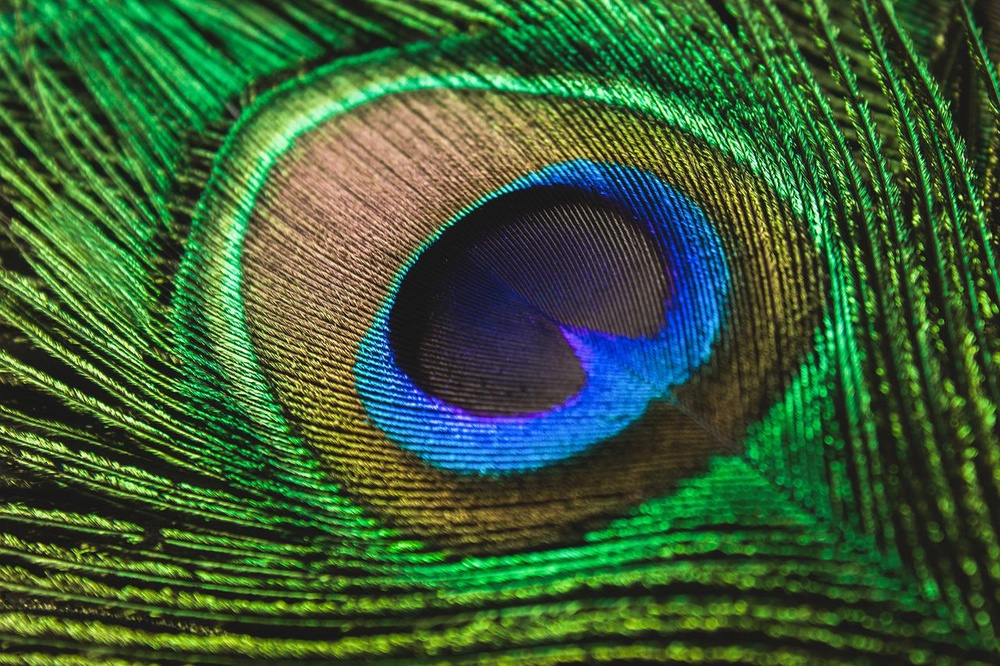
#> input picture Assignments/Assignment-5/pea.jpg, 1000 x 666 px, shrunk from 1280 x 853 before the run, found by its file name
$ python 2.bit_slice.py
#> lines starting #> are read from the running program, lines starting #| are printed output that depends on the picture
from concurrent.futures import process
from cv2 import bitwise_and
import numpy as np
import matplotlib.pyplot as plt
import cv2

def main():
    img_path = '/home/mayabee/Documents/DIP_Lab/Assignments/Assignment-5/pea.jpg'
    img = plt.imread(img_path)
#> img is the input picture: shape (666, 1000, 3); mean R, G, B 58.8, 93, 54.6
    plt.subplot(2,5,1)
    plt.imshow(img)
    plt.title("Original Image")

    gray =cv2.cvtColor(img,cv2.COLOR_RGB2GRAY)
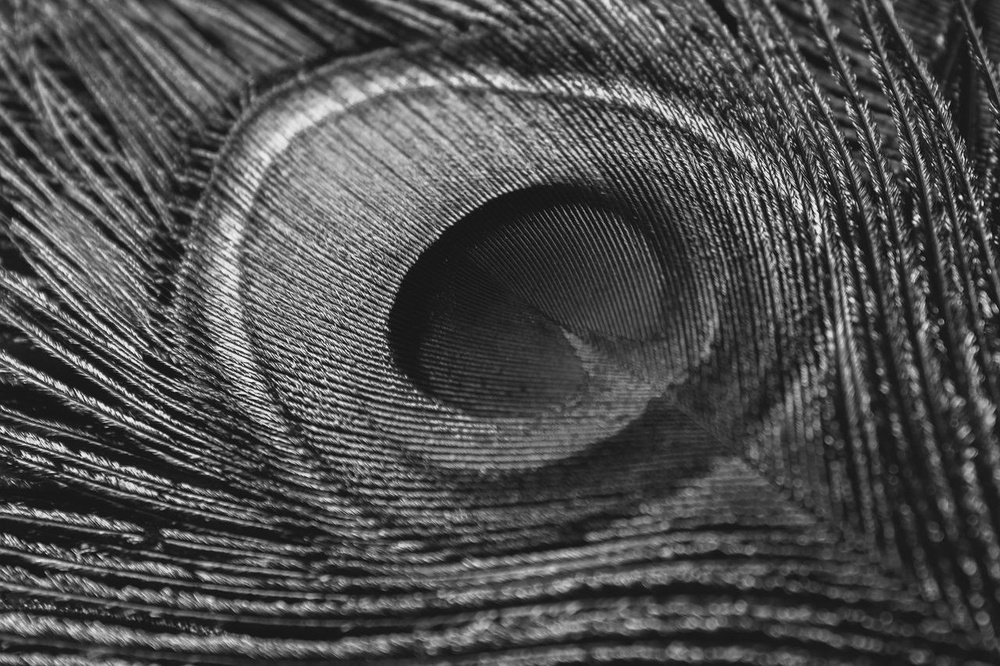
#> gray: shape (666, 1000); min 3, max 251, mean 78.4
    plt.subplot(2,5,2)
    plt.imshow(gray, cmap = 'gray')
    plt.title('Grayscale')

    r,c = gray.shape
#> r = 666; c = 1000
    processed_img = np.zeros( (r,c), dtype = np.int8)
    n = 1
    for k in range(8):
        p = n<<k
        print(p)
        processed_img= cv2.bitwise_and(gray, p, mask=None)

        ch = len(img.shape)
        plt.subplot(2,5,k+3)
        if(ch == 3):
            plt.imshow(processed_img)
        else:
            plt.imshow(processed_img, cmap = 'gray')

        plt.title(k+1)
#> this loop made 8 passes
#> pass 1, in main, `processed_img= cv2.bitwise_and(gray, p, mask=None)`:
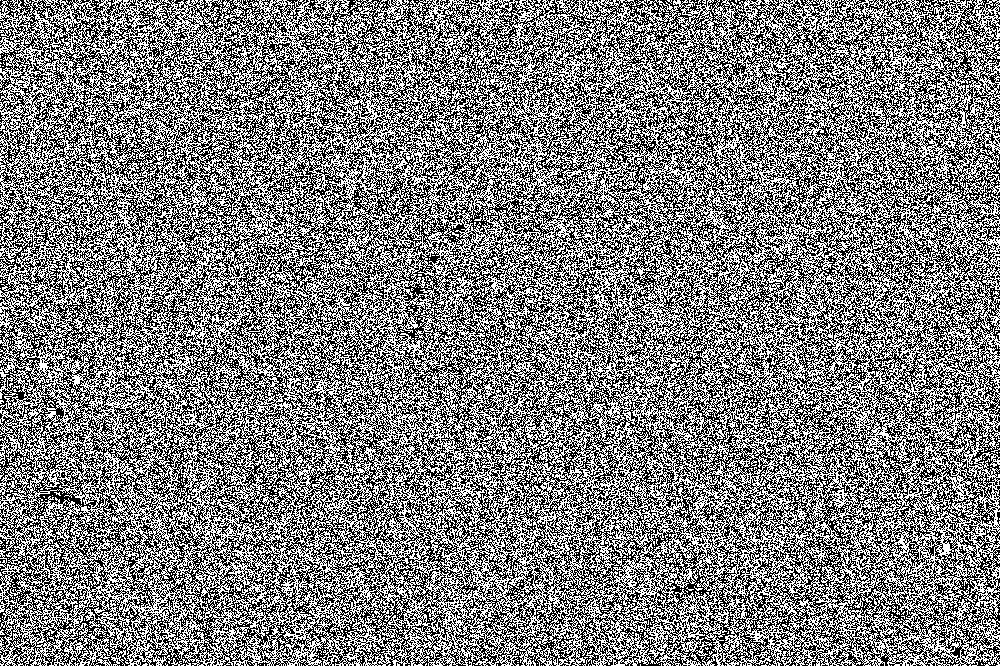
#> processed_img: shape (666, 1000); values 0 (black) and 1 (white), 49.9% white in thin lines or dots
#> pass 2, in main, `processed_img= cv2.bitwise_and(gray, p, mask=None)`:
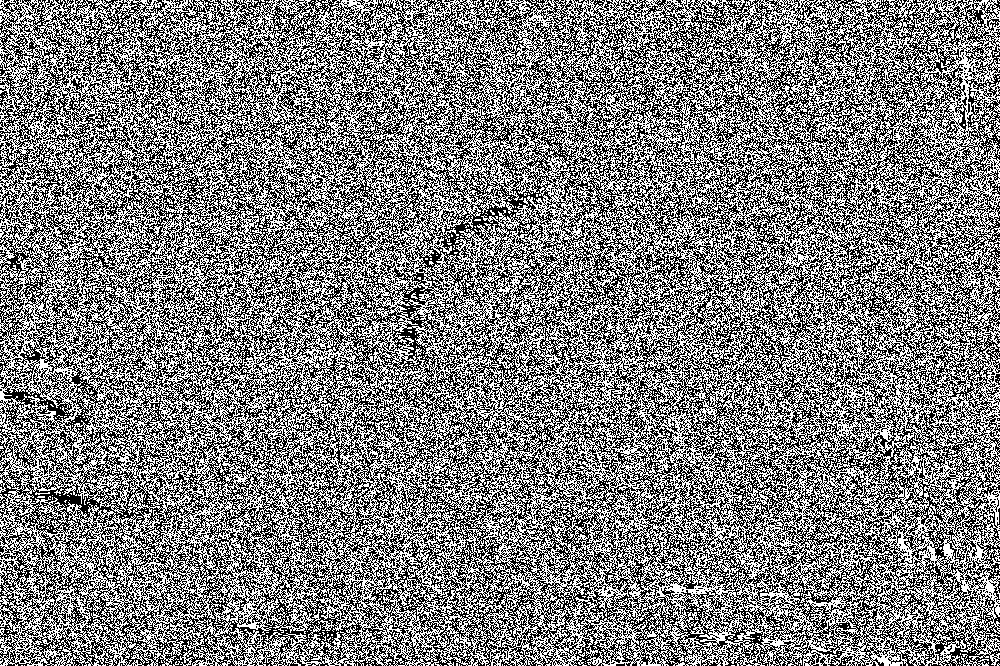
#> processed_img: shape (666, 1000); values 0 (black) and 2 (white), 49.9% white in thin lines or dots
#> pass 3, in main, `processed_img= cv2.bitwise_and(gray, p, mask=None)`:
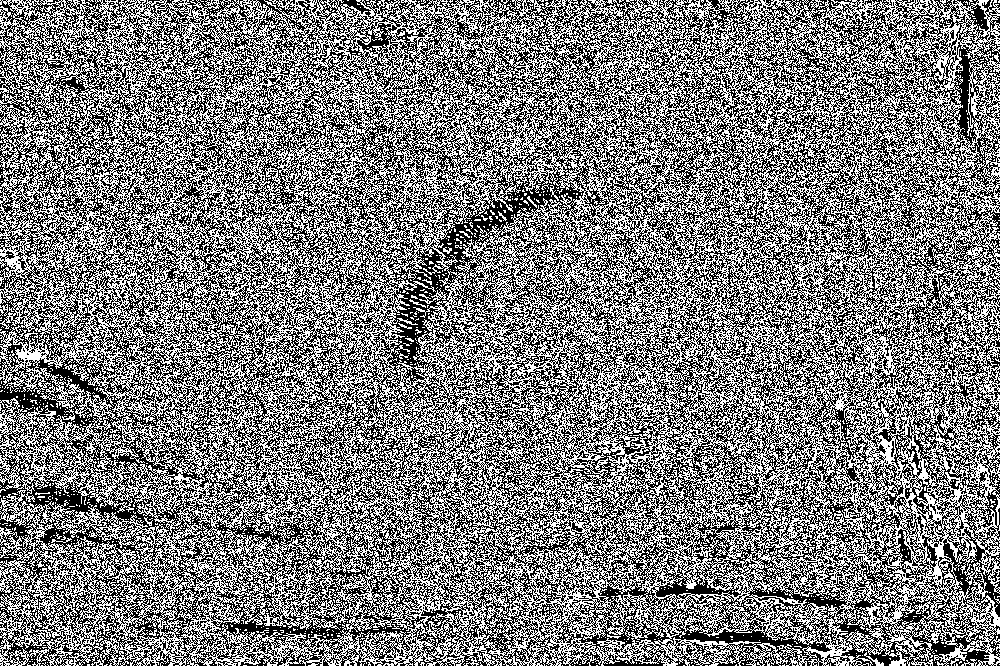
#> processed_img: shape (666, 1000); values 0 (black) and 4 (white), 48.9% white in thin lines or dots
    plt.savefig('bit_slicing.jpg')
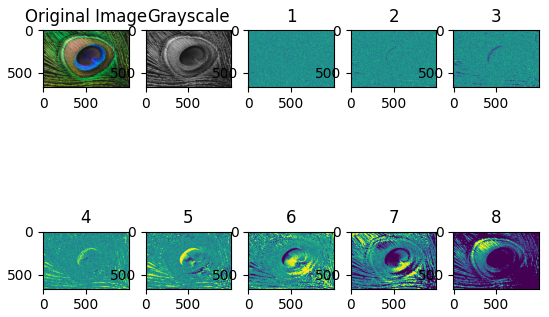
#> figure drawn by matplotlib, 10 panels
    plt.show()

if __name__ == '__main__':
    main()

$ run again, with Assignments/Assignment-5/img1.jpg copied over Assignments/Assignment-5/pea.jpg
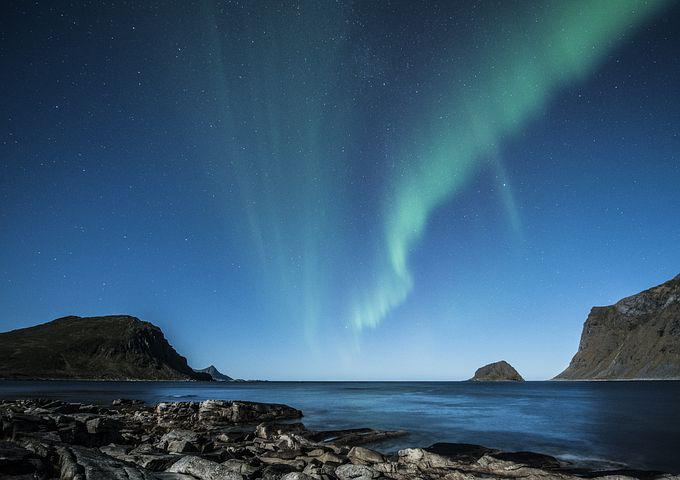
#> input picture Assignments/Assignment-5/img1.jpg, 680 x 480 px, found by its file name
#> in main, img is the input picture: shape (480, 680, 3); mean R, G, B 54.7, 89, 115.9
#> the loop in main, `for k in range(8):` made 8 passes
#> pass 1, in main, `processed_img= cv2.bitwise_and(gray, p, mask=None)`:
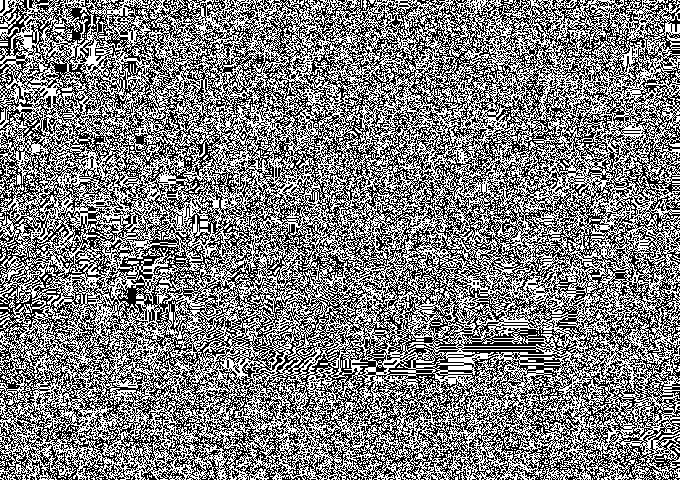
#> processed_img: shape (480, 680); values 0 (black) and 1 (white), 49.8% white in thin lines or dots
#> pass 3, in main, `processed_img= cv2.bitwise_and(gray, p, mask=None)`:
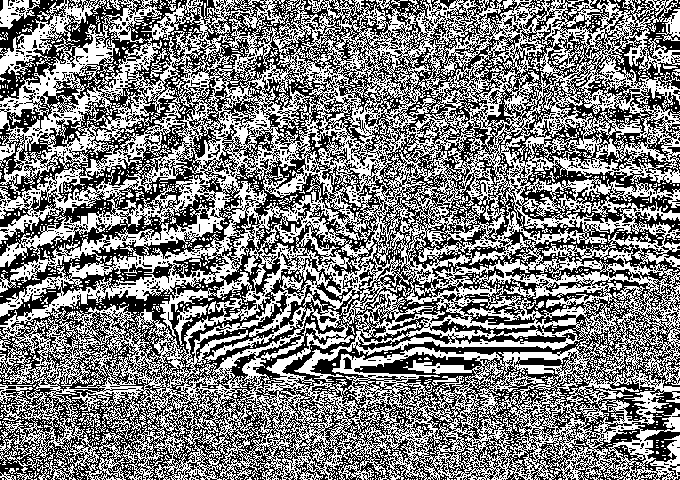
#> processed_img: shape (480, 680); values 0 (black) and 4 (white), 49.8% white in thin lines or dots
